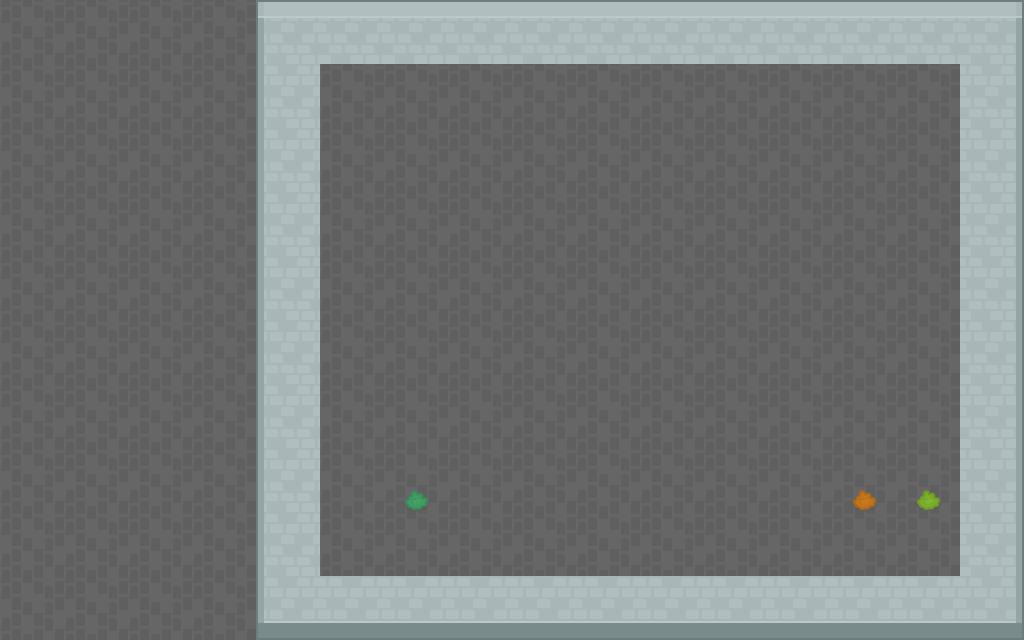

The image is a tile-based game level rendered from a .tmx file. Its description and complete source (layers, tilesets, objects, tile grids) follow:
An orthogonal 16x10 tile map with 64x64 px tiles, 3 tile layers (Background, Walls, Details) and 5 objects (4x Door, Totem).

<map version="1.0" orientation="orthogonal" renderorder="right-down" width="16" height="10" tilewidth="64" tileheight="64" nextobjectid="15">
 <tileset firstgid="1" name="tileset" tilewidth="64" tileheight="64" tilecount="260" columns="20">
  <image source="tileset.png" width="1280" height="832" />
 </tileset>
 <layer name="Background" width="16" height="10">
  <data encoding="csv">
155,155,155,155,155,155,155,155,155,155,155,155,155,155,155,155,
155,155,155,155,155,155,155,155,155,155,155,155,155,155,155,155,
155,155,155,155,155,155,155,155,155,155,155,155,155,155,155,155,
155,155,155,155,155,155,155,155,155,155,155,155,155,155,155,155,
155,155,155,155,155,155,155,155,155,155,155,155,155,155,155,155,
155,155,155,155,155,155,155,155,155,155,155,155,155,155,155,155,
155,155,155,155,155,155,155,155,155,155,155,155,155,155,155,155,
155,155,155,155,155,155,155,155,155,155,155,155,155,155,155,155,
155,155,155,155,155,155,155,155,155,155,155,155,155,155,155,155,
155,155,155,155,155,155,155,155,155,155,155,155,155,155,155,155
</data>
 </layer>
 <layer name="Walls" width="16" height="10">
  <data encoding="csv">
0,0,0,0,94,95,95,95,95,95,95,95,95,95,95,96,
0,0,0,0,74,0,0,0,0,0,0,0,0,0,0,76,
0,0,0,0,74,0,0,0,0,0,0,0,0,0,0,76,
0,0,0,0,74,0,0,0,0,0,0,0,0,0,0,76,
0,0,0,0,74,0,0,0,0,0,0,0,0,0,0,76,
0,0,0,0,74,0,0,0,0,0,0,0,0,0,0,76,
0,0,0,0,74,0,0,0,0,0,0,0,0,0,0,76,
0,0,0,0,74,0,0,0,0,0,0,0,0,0,0,76,
0,0,0,0,74,0,0,0,0,0,0,0,0,0,0,76,
0,0,0,0,71,70,70,70,70,70,70,70,70,70,70,73
</data>
 </layer>
 <layer name="Details" width="16" height="10">
  <data encoding="csv">
0,0,0,0,0,0,0,0,0,0,0,0,0,0,0,0,
0,0,0,0,0,0,0,0,0,0,0,0,0,0,0,0,
0,0,0,0,0,0,0,0,0,0,0,0,0,0,0,0,
0,0,0,0,0,0,0,0,0,0,0,0,0,0,0,0,
0,0,0,0,0,0,0,0,0,0,0,0,0,0,0,0,
0,0,0,0,0,0,0,0,0,0,0,0,0,0,0,0,
0,0,0,0,0,0,0,0,0,0,0,0,0,0,0,0,
0,0,0,0,0,0,186,0,0,0,0,0,0,184,182,0,
0,0,0,0,0,0,0,0,0,0,0,0,0,0,0,0,
0,0,0,0,0,0,0,0,0,0,0,0,0,0,0,0
</data>
 </layer>
 <objectgroup name="Totem">
  <object id="1" name="Totem" x="640" y="192" />
  <object id="14" name="Door" x="768" y="512">
   <properties>
    <property name="id" value="doorBack" />
   </properties>
  </object>
 </objectgroup>
 <objectgroup name="Doors">
  <object id="11" name="Door" x="832" y="512">
   <properties>
    <property name="id" value="doorEnd" />
   </properties>
  </object>
  <object id="12" name="Door" x="384" y="512">
   <properties>
    <property name="id" value="door" />
   </properties>
  </object>
  <object id="13" name="Door" x="896" y="512">
   <properties>
    <property name="id" value="doorsecret" />
   </properties>
  </object>
 </objectgroup>
</map>
